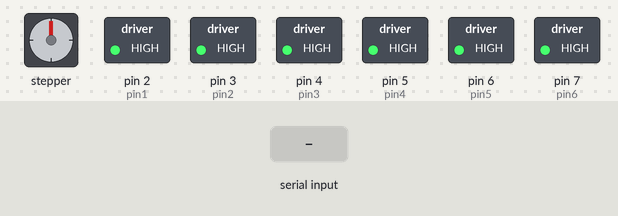
Recording of a sketch running on a simulated Arduino Uno, built with avr-gcc and run on an emulated ATmega328P. On the bench: stepper motor, switched loads named in the sketch (green lamp = pin HIGH). The inputs (shaded band) are chosen by the test bench. Stepper angles assume 2048 steps per turn; pins used as bus, display or sensor lines are not drawn.

Above: at 1.2 s.
1.3 s: byte 97 ('a') received over Serial
At 2.9 s:
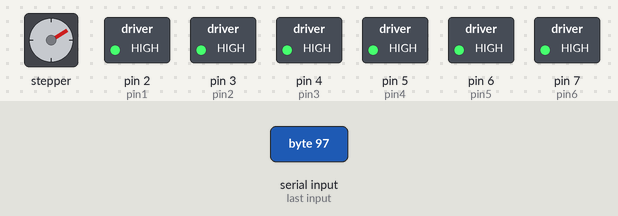
3.8 s: "1" received over Serial
At 3.95 s:
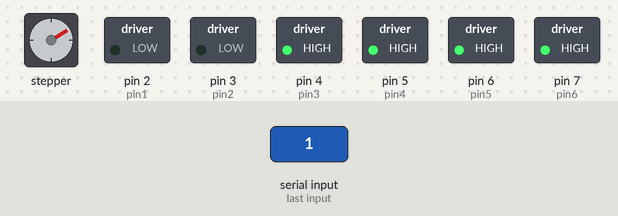
5.6 s: byte 98 ('b') received over Serial
At 6.06 s:
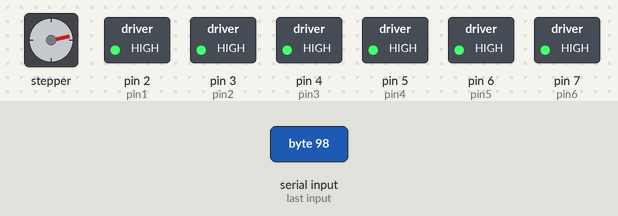
8.6 s: "2" received over Serial
At 10.9 s:
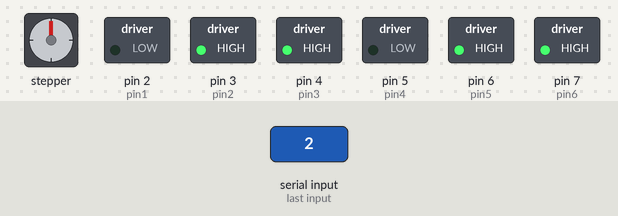
11.6 s: "3" received over Serial
At 11.8 s:
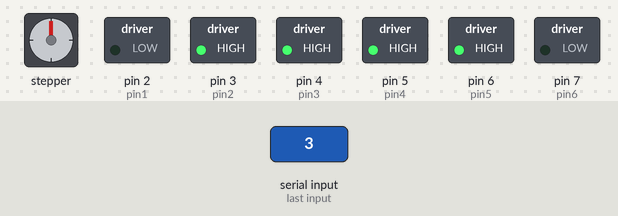
13.4 s: "4" received over Serial
At 13.6 s:
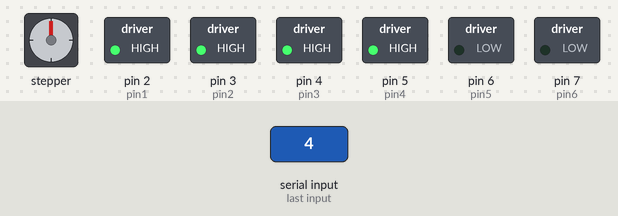
Timing chart, 0 to 16.2 s (numbered marks = the images above; inputs shaded):
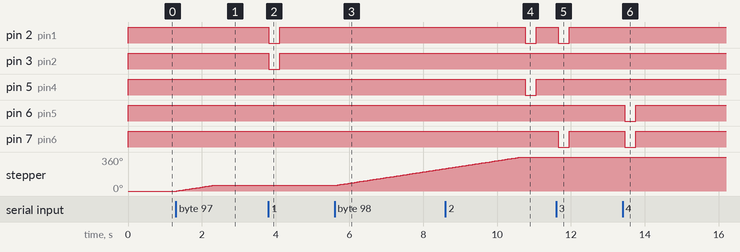

Measured:
- after the input at 1.3 s, stepper: turns 59° clockwise in 0.96 s, starting at once
- after the input at 3.8 s, pin 2 (pin1), pin 3 (pin2): HIGH → LOW at once, → HIGH 0.30 s later
- after the input at 5.6 s, stepper: keeps turning clockwise at about 60°/s, starting at once
- after the input at 8.6 s, pin 2 (pin1), pin 5 (pin4): HIGH → LOW after 2.2 s, → HIGH 0.30 s later
- after the input at 11.6 s, pin 2 (pin1), pin 7 (pin6): HIGH → LOW after 0.06 s, → HIGH 0.30 s later
- after the input at 13.4 s, pin 6 (pin5), pin 7 (pin6): HIGH → LOW after 0.06 s, → HIGH 0.30 s later

The sketch:

control.ino
```cpp
/* 10/6 latest */
#include <Stepper.h>

int pin1 = 2;
int pin2 = 3;
int pin3 = 4;
int pin4 = 5;
int pin5 = 6;
int pin6 = 7;

int Time = 0, NoT = 0;

#define MOTOR_1 8   // blue
#define MOTOR_2 9   // pink
#define MOTOR_3 10   // yellow
#define MOTOR_4 11  // orange

#define del 300

#define MOTOR_STEPS 2048 //1回転

//モータ軸が60度回転すると主軸が1度回転する(ウォームギア)
//主軸が1度、5度、10度 回転するモードを作る

//主軸(度)>モータ軸(度)>step数
//1度＞60＞341.33...
//5度＞300＞1706.6...
//10度＞600＞3413.3...

// ライブラリが想定している配線が異なるので2番、3番を入れ替える
Stepper myStepper(MOTOR_STEPS, MOTOR_1, MOTOR_3, MOTOR_2, MOTOR_4);

// モーターへの電流を止める
void stopMotor() {
  digitalWrite(MOTOR_1, LOW);
  digitalWrite(MOTOR_2, LOW);
  digitalWrite(MOTOR_3, LOW);
  digitalWrite(MOTOR_4, LOW);
}

//モーターへ電流を流す
void startMotor() {
  digitalWrite(MOTOR_1, HIGH);
  digitalWrite(MOTOR_2, HIGH);
  digitalWrite(MOTOR_3, HIGH);
  digitalWrite(MOTOR_4, HIGH);
}

void setup() {
  pinMode(pin1, OUTPUT);
  digitalWrite(pin1, HIGH);
  pinMode(pin2, OUTPUT);
  digitalWrite(pin2, HIGH);
  pinMode(pin3, OUTPUT);
  digitalWrite(pin3, HIGH);
  pinMode(pin4, OUTPUT);
  digitalWrite(pin4, HIGH);
  pinMode(pin5, OUTPUT);
  digitalWrite(pin5, HIGH);
  pinMode(pin6, OUTPUT);
  digitalWrite(pin6, HIGH);

  pinMode(MOTOR_1, OUTPUT);
  pinMode(MOTOR_2, OUTPUT);
  pinMode(MOTOR_3, OUTPUT);
  pinMode(MOTOR_4, OUTPUT);
  stopMotor();

  myStepper.setSpeed(10);

  Serial.begin(115200);
}

void loop() {
  startMotor();

  char var = Serial.read();

  switch(var){    //スイッチングの分岐:角度    >>  ちょっとおおきめ
    case '1':          //(速さ:1, 回す時間:1000ms)*1 > 0.02度回す
      digitalWrite(pin1, LOW);
      digitalWrite(pin2, LOW);
      delay(del);
      digitalWrite(pin1, HIGH);
      digitalWrite(pin2, HIGH);
      Time = 800;
      NoT = 250;
      break;
      //2500ms*100=8deg
      //3000ms*50=5deg > 3000*5=0.5 > 3000*1=0.1 > 300*1=0.01deg ?
      //1000ms*180=5deg > 1000*36=1deg
      //800ms*250=5deg > 800*50=1deg > 800*5=0.1deg > 800*1=0.02deg

    case '2':          //(速さ:2, 回す時間:2500ms)*1 > 0.1度回す
      digitalWrite(pin1, LOW);
      digitalWrite(pin4, LOW);
      delay(del);
      digitalWrite(pin1, HIGH);
      digitalWrite(pin4, HIGH);
      Time = 2500;
      NoT = 1;
      break;

    case '3':          //(速さ:3, 回す時間:3500ms)*1 > 0.5度回す
      digitalWrite(pin1, LOW);
      digitalWrite(pin6, LOW);
      delay(del);
      digitalWrite(pin1, HIGH);
      digitalWrite(pin6, HIGH);
      Time = 3500;
      NoT = 1;
      break;

    case '4':          //(速さ:4, 回す時間:1500ms)*1 > 1度回す
      digitalWrite(pin5, LOW);
      digitalWrite(pin6, LOW);
      delay(del);
      digitalWrite(pin5, HIGH);
      digitalWrite(pin6, HIGH);
      Time = 1500;
      NoT = 1;
      break;

    case '5':          //(速さ:5, 回す時間:590ms)*1 > 5度回す
      digitalWrite(pin5, LOW);
      digitalWrite(pin2, LOW);
      delay(del);
      digitalWrite(pin5, HIGH);
      digitalWrite(pin2, HIGH);
      Time = 590;
      NoT = 1;
      break;

    case '6':          //(速さ:5, 回す時間:590ms)*3 > 15度回す
      digitalWrite(pin5, LOW);
      digitalWrite(pin2, LOW);
      delay(del);
      digitalWrite(pin5, HIGH);
      digitalWrite(pin2, HIGH);
      Time = 590;
      NoT = 3;
      break;
  }

  switch(var){    //スイッチングの分岐:上下左右とモータ
    case 'U':
      for(int i=0; i<NoT; i++){
        digitalWrite(pin3, LOW);
        digitalWrite(pin4, LOW);
        delay(Time);
        digitalWrite(pin3, HIGH);
        digitalWrite(pin4, HIGH);
        delay(del);
      }
      break;

    case 'D':
      for(int i=0; i<NoT; i++){
        digitalWrite(pin5, LOW);
        digitalWrite(pin4, LOW);
        delay(Time);
        digitalWrite(pin5, HIGH);
        digitalWrite(pin4, HIGH);
        delay(del);
      }
      break;

    case 'L':
      for(int i=0; i<NoT; i++){
        digitalWrite(pin2, LOW);
        digitalWrite(pin3, LOW);
        delay(Time);
        digitalWrite(pin2, HIGH);
        digitalWrite(pin3, HIGH);
        delay(del);
      }
      break;

    case 'R':
      for(int i=0; i<NoT; i++){
        digitalWrite(pin3, LOW);
        digitalWrite(pin6, LOW);
        delay(Time);
        digitalWrite(pin3, HIGH);
        digitalWrite(pin6, HIGH);
        delay(del);
      }
      break;

    case 'a':   // p1を送信すると主軸が1度正回転
      myStepper.step(341);
      break;

    case 'b':   // p5を送信すると主軸が5度正回転
      myStepper.step(1707);
      break;

    case 'c':   // p10を送信すると主軸が10度正回転
      myStepper.step(3413);
      break;

    case 'd':   // m1を送信すると主軸が1度反回転
      myStepper.step(-341);
      break;

    case 'e':   // m5を送信すると主軸が5度反回転
      myStepper.step(-1707);
      break;

    case 'f':   // m10を送信すると主軸が10度反回転
      myStepper.step(-3413);
      break;
  }

  delay(100);

  stopMotor();
}
```
